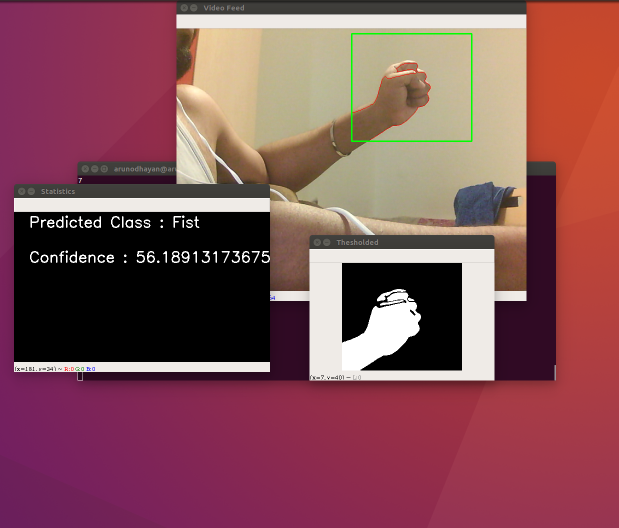
#> input picture Fist.png, 1237 x 1056 px, given in place of the camera (shown at 1/2 size)
$ python dataset.py
#> lines starting #> are read from the running program, lines starting #| are printed output that depends on the picture; after the words box and inside, x2 and y2 are one past the last pixel; in counts of white or black regions, pixels touching at a corner belong together
import cv2
import imutils
import numpy as np

# global variables
bg = None

def run_avg(image, aWeight):
    global bg
    # initialize the background
    if bg is None:
        bg = image.copy().astype("float")
        return

    # compute weighted average, accumulate it and update the background
    cv2.accumulateWeighted(image, bg, aWeight)

def segment(image, threshold=20):
    global bg
    # find the absolute difference between background and current frame
    diff = cv2.absdiff(bg.astype("uint8"), image)

    # threshold the diff image so that we get the foreground
    thresholded = cv2.threshold(diff,
                                threshold,
                                255,
                                cv2.THRESH_BINARY)[1]

    # get the contours in the thresholded image
    ( cnts, _) = cv2.findContours(thresholded.copy(),
                                    cv2.RETR_EXTERNAL,
                                    cv2.CHAIN_APPROX_SIMPLE)

    # return None, if no contours detected
    if len(cnts) == 0:
        return
    else:
        # based on contour area, get the maximum contour which is the hand
        segmented = max(cnts, key=cv2.contourArea)
        return (thresholded, segmented)

def main():
    # initialize weight for running average
    aWeight = 0.5

    # get the reference to the webcam
    camera = cv2.VideoCapture(1)

    # region of interest (ROI) coordinates
    top, right, bottom, left = 10, 350, 225, 590

    # initialize num of frames
    num_frames = 0
    image_num = 0

    start_recording = False

    # keep looping, until interrupted
    while(True):
        # get the current frame
        (grabbed, frame) = camera.read()
#> frame is the input picture: shape (1056, 1237, 3); mean B, G, R 86.8, 80.7, 132.7
        if (grabbed == True):

            # resize the frame
            frame = imutils.resize(frame, width=700)
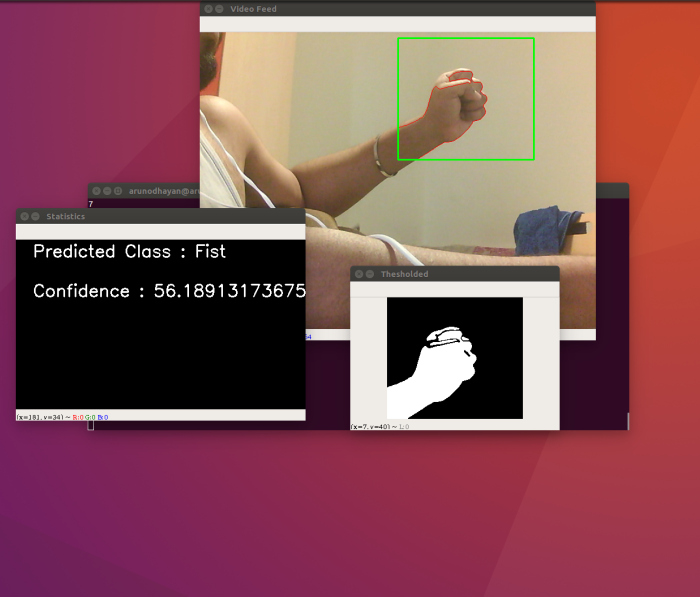
#> frame: shape (597, 700, 3); mean B, G, R 86.8, 80.7, 132.7

            # flip the frame so that it is not the mirror view
            frame = cv2.flip(frame, 1)
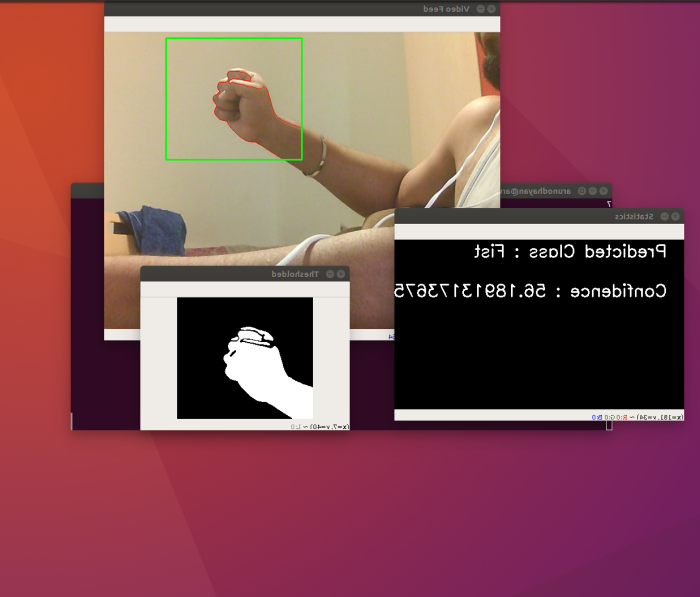
#> frame: shape (597, 700, 3); mean B, G, R 86.8, 80.7, 132.7

            # clone the frame
            clone = frame.copy()

            # get the height and width of the frame
            (height, width) = frame.shape[:2]
#> height = 597; width = 700

            # get the ROI
            roi = frame[top:bottom, right:left]
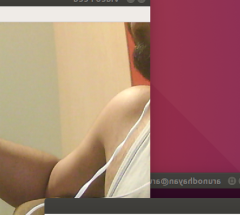
#> roi: shape (215, 240, 3); mean B, G, R 109.8, 119.1, 161.6

            # convert the roi to grayscale and blur it
            gray = cv2.cvtColor(roi, cv2.COLOR_BGR2GRAY)
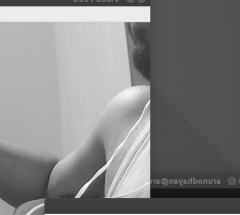
#> gray: shape (215, 240); min 20, max 253, mean 130.8
            gray = cv2.GaussianBlur(gray, (7, 7), 0)
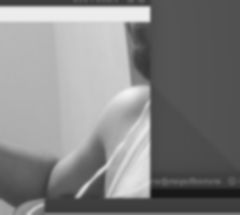
#> gray: shape (215, 240); min 21, max 243, mean 130.5

            # to get the background, keep looking till a threshold is reached
            # so that our running average model gets calibrated
            if num_frames < 30:
                run_avg(gray, aWeight)
                print(num_frames)
            else:
                # segment the hand region
                hand = segment(gray)

                # check whether hand region is segmented
                if hand is not None:
                    # if yes, unpack the thresholded image and
                    # segmented region
                    (thresholded, segmented) = hand

                    # draw the segmented region and display the frame
                    cv2.drawContours(clone, [segmented + (right, top)], -1, (0, 0, 255))
                    # Mention the directory in which you wanna store the images followed by the image name
                    if start_recording:
                     cv2.imwrite("Dataset/Victory_" + str(image_num) + '.png', thresholded)
                     image_num += 1
                    cv2.imshow("Thesholded", thresholded)

            # draw the segmented handry
            cv2.rectangle(clone, (left, top), (right, bottom), (0,255,0), 2)
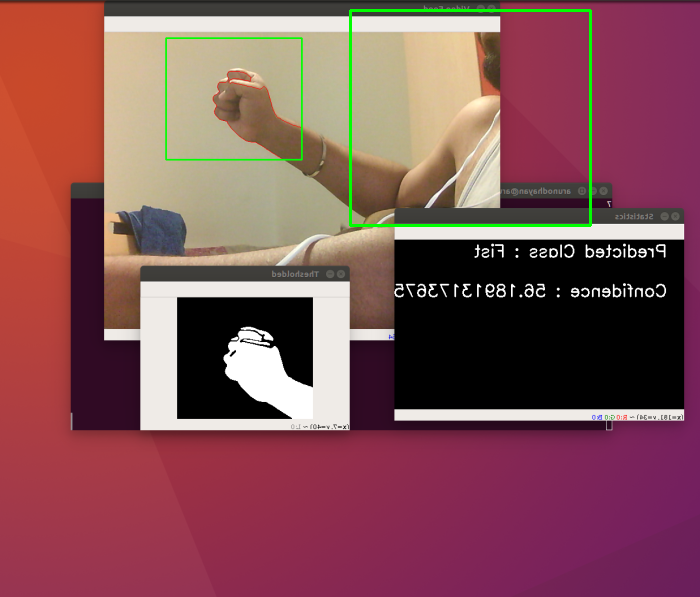
#> clone: shape (597, 700, 3); 0.65% of pixels changed, all inside (x1, y1, x2, y2) = (349, 9, 592, 227)

            # increment the number of frames
            num_frames += 1

            # display the frame with segmented hand
            cv2.imshow("Video Feed", clone)

            # observe the keypress by the user
            keypress = cv2.waitKey(1) & 0xFF
#> (key q is pressed here)

            # if the user pressed "q", then stop looping
            if keypress == ord("q") or image_num > 1100:
                break

            if keypress == ord("s"):
                start_recording = True

        else:
            print("[Warning!] Error input, Please check your(camra Or video)")
            break
main()

# free up memory
#> (the run stopped early here; a loop or call above may not have finished)

$ run again, on thumb.png
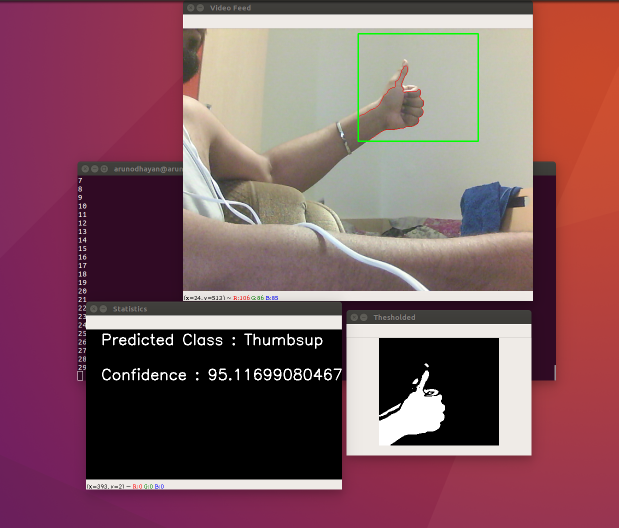
#> input picture thumb.png, 1237 x 1056 px, given in place of the camera (shown at 1/2 size)
#> in main, frame is the input picture: shape (1056, 1237, 3); mean B, G, R 95.6, 88.2, 129.2
#> in main, `gray = cv2.GaussianBlur(gray, (7, 7), 0)`:
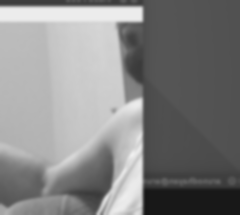
#> gray: shape (215, 240); min 22, max 239, mean 132.2
#> in main, `cv2.rectangle(clone, (left, top), (right, bottom), (0,255,0), 2)`:
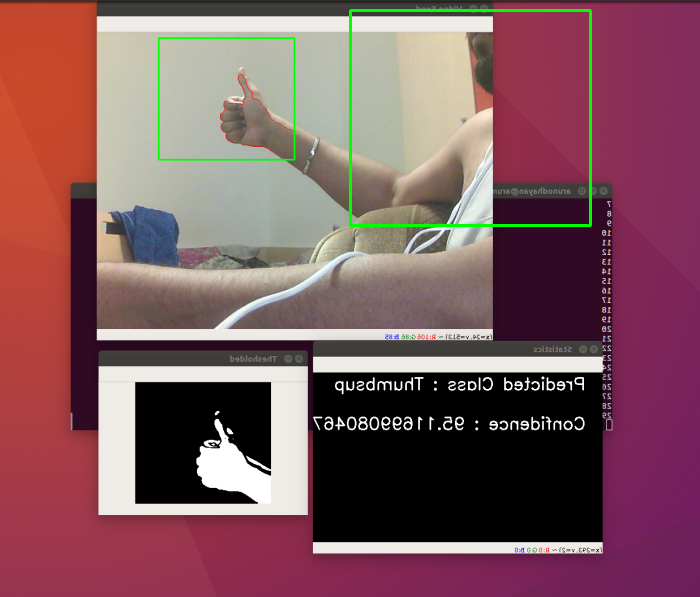
#> clone: shape (597, 700, 3); mean B, G, R 94.9, 89.2, 128.3
